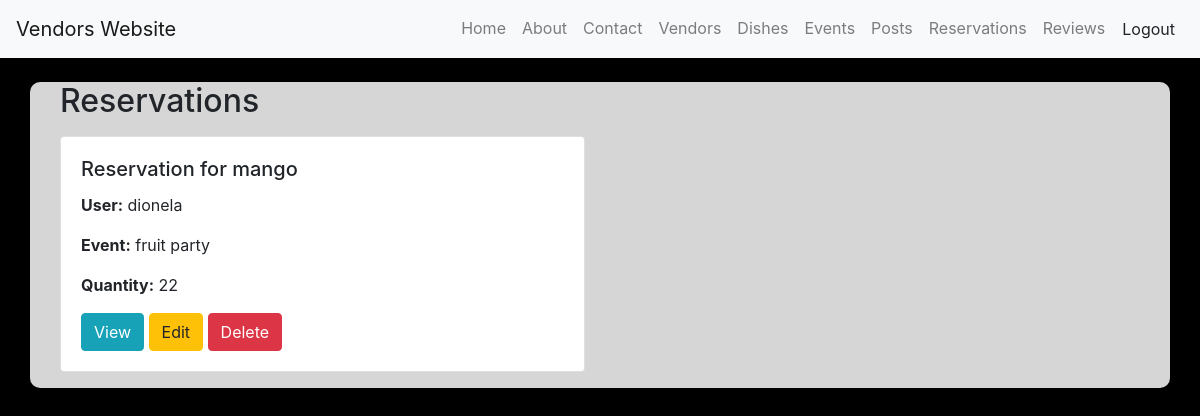
The page /reservations/ (signed in) on the database its author committed.
### app/models.py (models this page shows, shortened)
class Reservation(models.Model):
    user = models.ForeignKey(settings.AUTH_USER_MODEL, on_delete=models.CASCADE)
    dish = models.ForeignKey(Dish, on_delete=models.CASCADE)
    event = models.ForeignKey(Event, on_delete=models.CASCADE)
    quantity = models.PositiveIntegerField()
    reservation_date = models.DateTimeField(auto_now_add=True)

class Dish(models.Model):
    vendor = models.ForeignKey(Vendor, related_name='dishes', on_delete=models.CASCADE)
    name = models.CharField(max_length=255)
    description = models.TextField()
    price = models.DecimalField(max_digits=10, decimal_places=2)
    image = models.ImageField(upload_to='dishes/')

class Event(models.Model):
    title = models.CharField(max_length=255)
    date = models.DateTimeField()
    location = models.CharField(max_length=255)
    description = models.TextField()
    vendors = models.ManyToManyField(Vendor, related_name='events')

### accounts/models.py (models this page shows, shortened)
class CustomUser(AbstractUser):
    role = models.CharField(
        max_length=6,
        choices=(
            ('vendor', 'Vendor'),
            ('user', 'User'),
        ),
        default='user'
    )
    phone_number = models.CharField(max_length=15, blank=True, null=True)
    address = models.CharField(max_length=255, blank=True, null=True)
    valid_id = models.BooleanField(default=False)

### app/views.py (the view)
# urls.py: path('reservations/', ReservationListView.as_view(), name='reservation_list'),
class ReservationListView(ListView):
    model = Reservation
    template_name = 'reservation/reservation_list.html'
    context_object_name = 'reservations'

### app/templates/reservation/reservation_list.html (shortened to what this page needs)
{% extends "app/base.html" %}
{% block content %}
<div class="container mt-4">
    <h2 class="mb-3">Reservations</h2>
    <div class="row">
        {% for reservation in reservations %}
            <div class="col-md-6">
                <div class="card mb-3">
                    <div class="card-body">
                        <h5 class="card-title">Reservation for {{ reservation.dish.name }}</h5>
                        <p><strong>User:</strong> {{ reservation.user.username }}</p>
                        <p><strong>Event:</strong> {{ reservation.event.title }}</p>
                        <p><strong>Quantity:</strong> {{ reservation.quantity }}</p>
                        <a href="{% url 'reservation_detail' reservation.pk %}" class="btn btn-info">View</a>
                        {% if reservation.user == request.user %}
                            <a href="{% url 'reservation_update' reservation.pk %}" class="btn btn-warning">Edit</a>
                            <a href="{% url 'reservation_delete' reservation.pk %}" class="btn btn-danger">Delete</a>
                        {% endif %}
                    </div>
                </div>
            </div>
        {% empty %}
            <p class="text-muted">No reservations available.</p>
        {% endfor %}
    </div>
</div>
{% endblock content %}

### static/css/base.css (style rules this page uses)
body { background-color: black; }
.container { background-color: #d6d6d6; border-radius: 10px; }

### rows shown on the page
Reservation: dish.name "mango", user.username "dionela", event "fruit party", quantity "22", shows "Edit"
